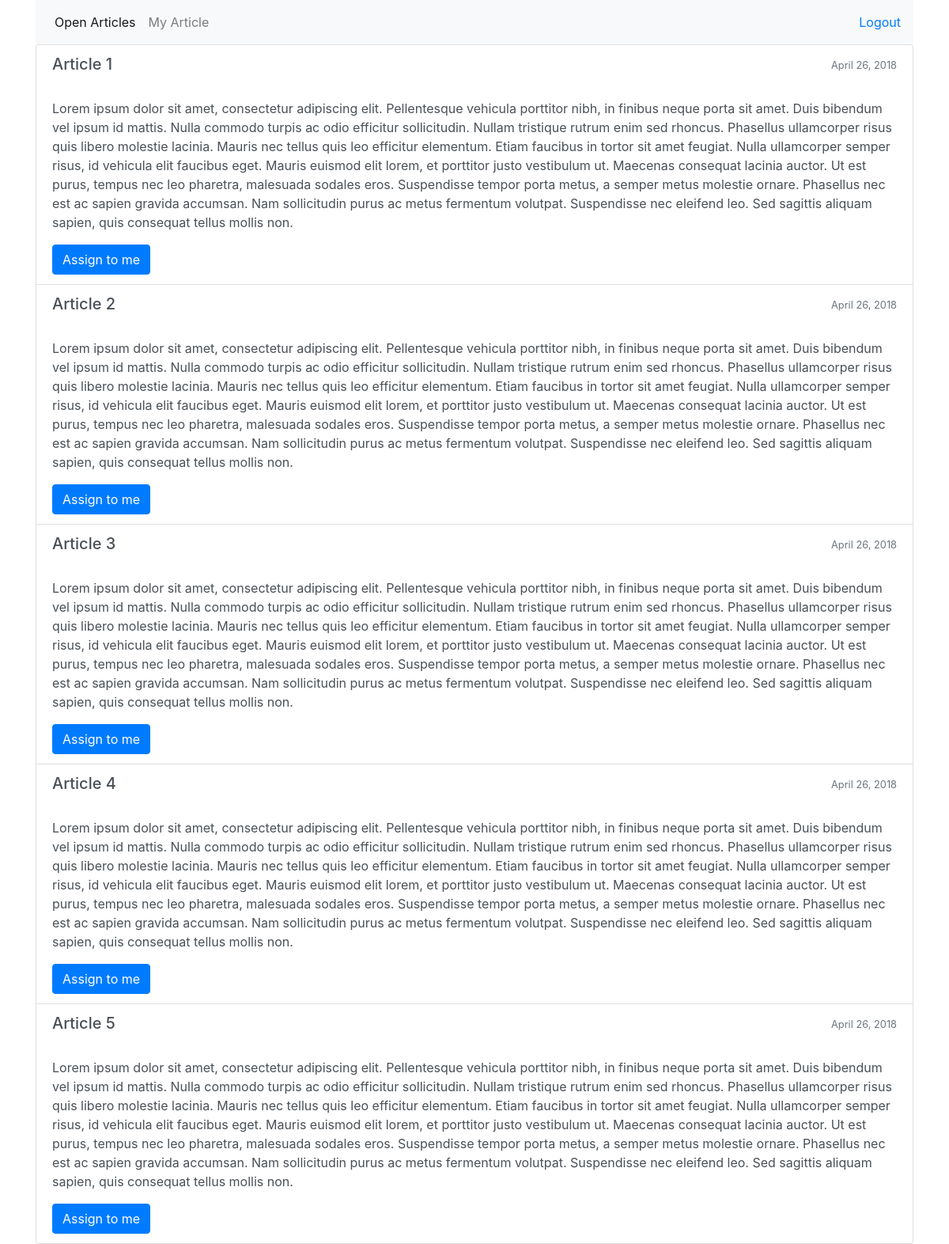
Page / (signed in) on the committed database.
### article/models.py (models this page shows, shortened)
class Article(models.Model):
    OPEN = 0
    ASSIGNED = 1
    REVIEW = 2
    APPROVED = 3
    STATE_CHOICES = (
        (OPEN, "Open"),
        (ASSIGNED, "Assigned"),
        (REVIEW, "Review"),
        (APPROVED, "Approved")
    )
    title = models.CharField(max_length=100, verbose_name='Title')
    content = models.TextField(verbose_name='Content')
    assignee = models.ForeignKey(User, null=True, blank=True)
    state = models.PositiveSmallIntegerField(choices=STATE_CHOICES, default=OPEN)
    google_doc_link = models.CharField(max_length=200, null=True, blank=True)
    created_at = models.DateField(auto_now_add=True)
    objects = ArticleManager()

### article/views.py (the view, shortened to what this page needs)
# urls.py: url(r'^$', HomeView.as_view(), name='home'),
class HomeView(LoginRequiredMixin, ListView):
    model = Article
    queryset = Article.objects.open_articles()
    context_object_name = 'articles'
    template_name = 'article/home.html'

### account/models.py (called while the page is built)
    @property
    def is_writer(self):
        return self.role == User.WRITER

    @property
    def is_editor(self):
        return self.role == User.EDITOR

### article/templates/article/home.html (shortened to what this page needs)
{% extends 'base.html' %}
{% block content %}
<div class="list-group">
	{% for article in articles %}
	<div class="list-group-item list-group-item-action flex-column align-items-start">
        <div class="d-flex w-100 justify-content-between">
          <h5 class="mb-1">{{ article.title }}</h5>
          <div class="float-right">
          <small class="text-muted">{{ article.created_at }}</small>
          </div>
        </div><br/>
        <p class="mb-1">{{article.content|linebreaks}}</p>
        {% if request.user.is_writer %}
        <a href="{{ request.path }}" class="btn btn-primary post_link" article_id="{{ article.id }}" confirm_message="Are you sure want to assign this article?">Assign to me</a>
        {% endif %}
      </div>
	{% endfor %}
</div>
{% endblock %}

### templates/base.html (shortened to what this page needs)
<!DOCTYPE html>
<html>
    <head>
        <link rel="stylesheet" type="text/css" href="//stackpath.bootstrapcdn.com/bootstrap/4.1.0/css/bootstrap.min.css">
    </head>
    <body>
        <div class="container">
        <nav class="navbar navbar-expand-lg navbar-light bg-light">
            <div class="collapse navbar-collapse" id="navbarSupportedContent">
                <ul class="navbar-nav mr-auto">
                    <li class="nav-item active">
                        <a class="nav-link" href="{% url 'home' %}">Open Articles</a>
                    </li>
                    {% if request.user.is_writer %}
                    <li class="nav-item">
                        <a class="nav-link" href="{% url 'article:my_article' %}">My Article</a>
                    </li>
                    {% endif %}
                </ul>
            </div>
            <a href="{% url 'account:logout' %}" class="pull-right">Logout</a>
        </nav>
        {% block content %} {% endblock %}
    </body>
</html>

### rows in the picture
Article: title "Article 1", created_at "April 26, 2018", content "Lorem ipsum dolor sit amet, consectetur adipiscing elit. Pellentesque vehicula porttitor nibh, in finibus neque porta sit amet. Duis bibendum vel ipsum id mattis. Nulla commodo turpis ac odio efficitur sollicitudin. Nullam tristique rutrum enim sed rhoncus. Phasellus ullamcorper risus quis libero molestie lacinia. Mauris nec tellus quis leo efficitur elementum. Etiam faucibus in tortor sit amet feugiat. Nulla ullamcorper semper risus, id vehicula elit faucibus eget. Mauris euismod elit lorem, et porttitor justo vestibulum ut. Maecenas consequat lacinia auctor. Ut est purus, tempus nec leo pharetra, malesuada sodales eros. Suspendisse tempor porta metus, a semper metus molestie ornare.…"
Article: title "Article 2", created_at "April 26, 2018", content "Lorem ipsum dolor sit amet, consectetur adipiscing elit. Pellentesque vehicula porttitor nibh, in finibus neque porta sit amet. Duis bibendum vel ipsum id mattis. Nulla commodo turpis ac odio efficitur sollicitudin. Nullam tristique rutrum enim sed rhoncus. Phasellus ullamcorper risus quis libero molestie lacinia. Mauris nec tellus quis leo efficitur elementum. Etiam faucibus in tortor sit amet feugiat. Nulla ullamcorper semper risus, id vehicula elit faucibus eget. Mauris euismod elit lorem, et porttitor justo vestibulum ut. Maecenas consequat lacinia auctor. Ut est purus, tempus nec leo pharetra, malesuada sodales eros. Suspendisse tempor porta metus, a semper metus molestie ornare.…"
Article: title "Article 3", created_at "April 26, 2018", content "Lorem ipsum dolor sit amet, consectetur adipiscing elit. Pellentesque vehicula porttitor nibh, in finibus neque porta sit amet. Duis bibendum vel ipsum id mattis. Nulla commodo turpis ac odio efficitur sollicitudin. Nullam tristique rutrum enim sed rhoncus. Phasellus ullamcorper risus quis libero molestie lacinia. Mauris nec tellus quis leo efficitur elementum. Etiam faucibus in tortor sit amet feugiat. Nulla ullamcorper semper risus, id vehicula elit faucibus eget. Mauris euismod elit lorem, et porttitor justo vestibulum ut. Maecenas consequat lacinia auctor. Ut est purus, tempus nec leo pharetra, malesuada sodales eros. Suspendisse tempor porta metus, a semper metus molestie ornare.…"
Article: title "Article 4", created_at "April 26, 2018", content "Lorem ipsum dolor sit amet, consectetur adipiscing elit. Pellentesque vehicula porttitor nibh, in finibus neque porta sit amet. Duis bibendum vel ipsum id mattis. Nulla commodo turpis ac odio efficitur sollicitudin. Nullam tristique rutrum enim sed rhoncus. Phasellus ullamcorper risus quis libero molestie lacinia. Mauris nec tellus quis leo efficitur elementum. Etiam faucibus in tortor sit amet feugiat. Nulla ullamcorper semper risus, id vehicula elit faucibus eget. Mauris euismod elit lorem, et porttitor justo vestibulum ut. Maecenas consequat lacinia auctor. Ut est purus, tempus nec leo pharetra, malesuada sodales eros. Suspendisse tempor porta metus, a semper metus molestie ornare.…"
Article: title "Article 5", created_at "April 26, 2018", content "Lorem ipsum dolor sit amet, consectetur adipiscing elit. Pellentesque vehicula porttitor nibh, in finibus neque porta sit amet. Duis bibendum vel ipsum id mattis. Nulla commodo turpis ac odio efficitur sollicitudin. Nullam tristique rutrum enim sed rhoncus. Phasellus ullamcorper risus quis libero molestie lacinia. Mauris nec tellus quis leo efficitur elementum. Etiam faucibus in tortor sit amet feugiat. Nulla ullamcorper semper risus, id vehicula elit faucibus eget. Mauris euismod elit lorem, et porttitor justo vestibulum ut. Maecenas consequat lacinia auctor. Ut est purus, tempus nec leo pharetra, malesuada sodales eros. Suspendisse tempor porta metus, a semper metus molestie ornare.…"
